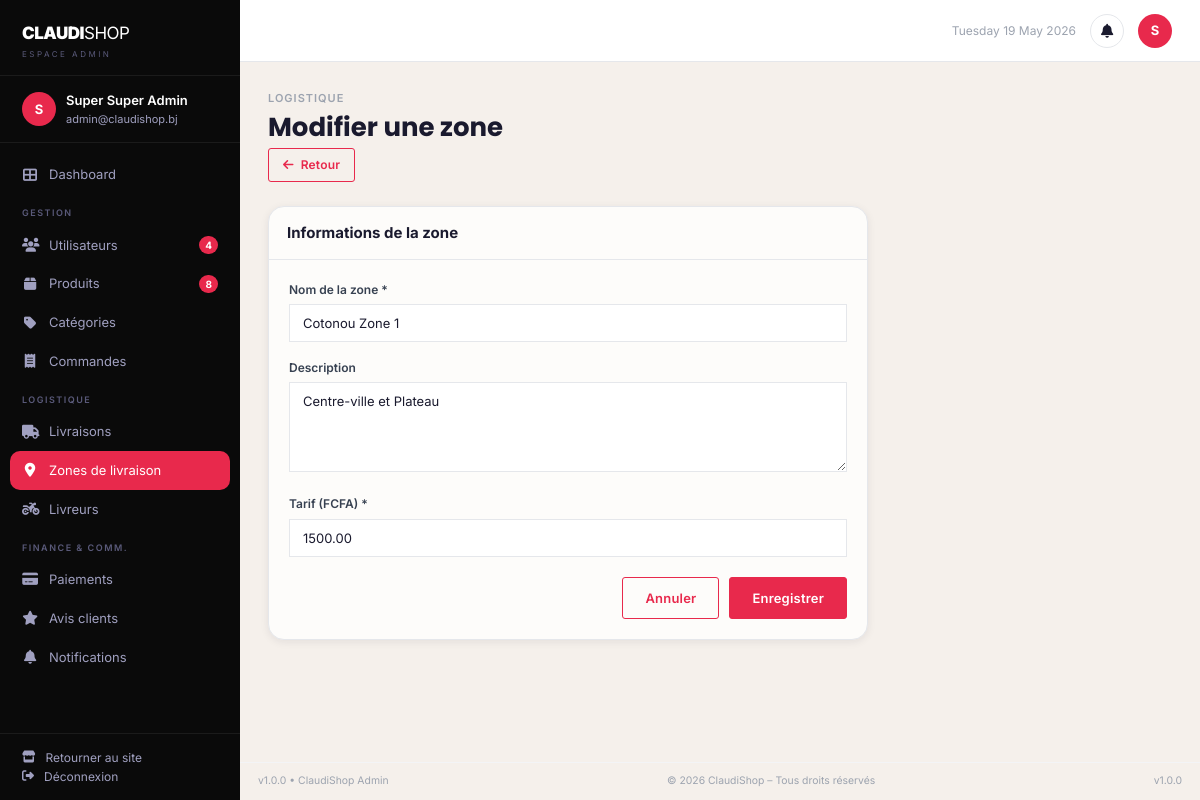
Page /admin/zones/modifier.php?id=1 (signed in) on the committed database.
### tables this page shows
CREATE TABLE `zone_livraison` (
  `id`          INT UNSIGNED NOT NULL AUTO_INCREMENT,
  `nom`         VARCHAR(100) NOT NULL,
  `description` TEXT DEFAULT NULL,
  `communes`    TEXT DEFAULT NULL,
  `frais`       DECIMAL(10,2) NOT NULL DEFAULT 0,
  `tarif`       DECIMAL(10,2) NOT NULL DEFAULT 0,
  `delai_min`   INT DEFAULT 1,
  `delai_max`   INT DEFAULT 4,
  `latitude`    DECIMAL(10,7) DEFAULT NULL,
  `longitude`   DECIMAL(10,7) DEFAULT NULL,
  `statut`      TINYINT(1) NOT NULL DEFAULT 1,
  `date_creation` DATETIME NOT NULL DEFAULT CURRENT_TIMESTAMP,
  `updated_at`  DATETIME NOT NULL DEFAULT CURRENT_TIMESTAMP ON UPDATE CURRENT_TIMESTAMP,
  PRIMARY KEY (`id`)
);

### config/database.php (called while the page is built, shortened)
<?php
class Database {
    private static $instance = null;
    private $pdo;
    private function __construct() {
        $host = 'localhost';
        $dbname = 'claudishop';
        $username = 'root';
        $password = '';
        try {
            $this->pdo = new PDO(
                "mysql:host=$host;dbname=$dbname;charset=utf8mb4",
                $username,
                $password,
                [
                    PDO::ATTR_ERRMODE => PDO::ERRMODE_EXCEPTION,
                    PDO::ATTR_DEFAULT_FETCH_MODE => PDO::FETCH_ASSOC,
                    PDO::ATTR_EMULATE_PREPARES => false
                ]
            );
        } catch (PDOException $e) {
            die("Erreur de connexion à la base de données.");
        }
    }
    public static function getInstance() {
        if (self::$instance === null) {
            self::$instance = new self();
        }
        return self::$instance;
    }
    public function getConnection() {
        return $this->pdo;
    }
}

### classes/ZoneLivraison.php (called while the page is built, shortened)
<?php
require_once __DIR__ . '/../config/database.php';
class ZoneLivraison {
    private $db;
    public function __construct() {
        $this->db = Database::getInstance()->getConnection();
    }
    public function getById($id) {
        $stmt = $this->db->prepare("SELECT * FROM zone_livraison WHERE id = ?");
        $stmt->execute([$id]);
        return $stmt->fetch();
    }
}

### config/config.php (called while the page is built, shortened)
<?php
function securiser($data) {
    return htmlspecialchars(trim($data), ENT_QUOTES, 'UTF-8');
}
function verifierUtilisateurExiste() {
    require_once __DIR__ . '/../config/database.php';
}
function nettoyerInvite() {
    if (empty($_SESSION['user_id']) || empty($_SESSION['guest_converted'])) {
        return;
    }
    require_once __DIR__ . '/../config/database.php';
}

### admin/zones/modifier.php (the view, shortened to what this page needs)
<?php
require_once __DIR__ . '/../../config/config.php';
require_once __DIR__ . '/../../classes/ZoneLivraison.php';
$id = intval($_GET['id'] ?? 0);
$zoneObj = new ZoneLivraison();
$zone = $zoneObj->getById($id);
require_once __DIR__ . '/../../includes/header.php';
?>
<div class="dashboard-layout">
<?php require_once __DIR__ . '/../../includes/admin_sidebar.php'; ?>
<div class="dash-main">
<?php require_once __DIR__ . '/../../includes/admin_topbar.php'; ?>
<div class="dash-content">
    <div class="dash-page-header">
        <div class="dash-page-label">Logistique</div>
        <h1 class="dash-page-title">Modifier une zone</h1>
        <div class="flex gap-2" style="margin-top:4px;">
            <a href="<?= BASE_URL ?>/admin/zones.php" class="btn btn-outline-dark btn-sm"><i class="fas fa-arrow-left"></i> Retour</a>
        </div>
    </div>
    <div class="table-card" style="max-width:600px;">
        <div class="table-card-header"><span class="table-card-title">Informations de la zone</span></div>
        <div style="padding:20px;">
            <form method="POST">
                <div class="form-group"><label>Nom de la zone *</label><input type="text" name="nom" class="form-control" value="<?= securiser($zone['nom']) ?>" required></div>
                <div class="form-group"><label>Description</label><textarea name="description" class="form-control" rows="2"><?= securiser($zone['description'] ?? '') ?></textarea></div>
                <div class="form-group"><label>Tarif (FCFA) *</label><input type="number" name="tarif" class="form-control" value="<?= $zone['tarif'] ?>" required></div>
                <div style="display:flex;gap:10px;justify-content:flex-end;margin-top:20px;">
                    <a href="<?= BASE_URL ?>/admin/zones.php" class="btn btn-outline-dark">Annuler</a>
                    <button type="submit" class="btn btn-dark">Enregistrer</button>
                </div>
            </form>
        </div>
    </div>
</div>
<div class="dash-footer"><span>v1.0.0 &bull; ClaudiShop Admin</span><span>&copy; <?= date('Y') ?> ClaudiShop &ndash; Tous droits réservés</span><span>v1.0.0</span></div>
</div>
</div>
</body></html>

### rows in the picture
zone_livraison: nom "Cotonou Zone 1", description "Centre-ville et Plateau", tarif "1500.00"

### other values in the picture
$userInitialAdmin "S"
$adminName "Super Super Admin"
$adminEmail "admin@claudishop.bj"
$_nbUsers "4"
$_nbProduits "8"
$userInitialAdmin2 "S"
